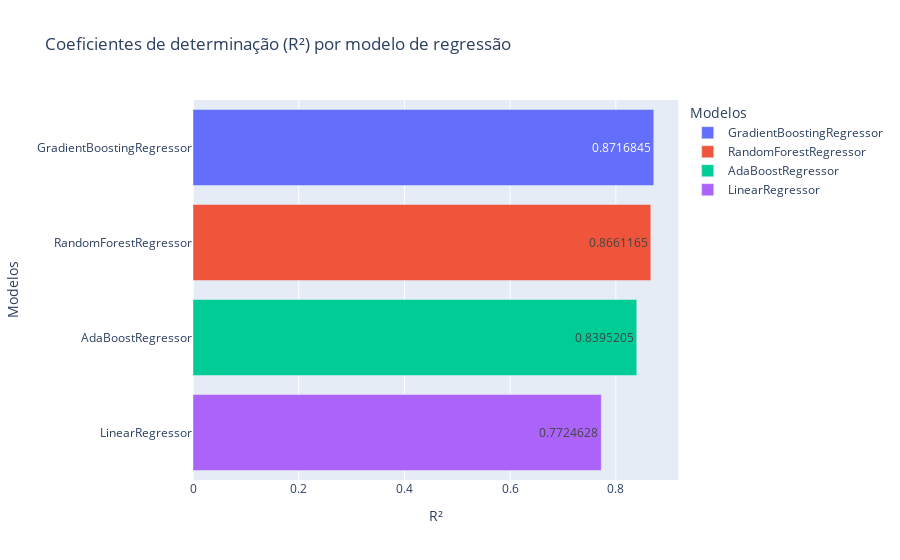

Notebook cell for this chart:
### Markdown cell above
Para visualizar mais claramente os resultados de performance de cada um dos modelos testados, foi plotado o gráfico de barras abaixo, com os coeficientes de determinação de cada um deles.

### Code cell
models = ['LinearRegressor','RandomForestRegressor','AdaBoostRegressor', 'GradientBoostingRegressor']
r2 = [r2_lr, r2_rf, r2_ad, r2_gbr]

data = {'Modelos': models, 'R²': r2}

performance_results = pd.DataFrame(data).sort_values(by='R²', ascending= False)

fig = px.bar(
    data_frame = performance_results,
    x = 'R²',
    y = 'Modelos',
    orientation = 'h',
    text_auto= True,
    color = 'Modelos',
    title = 'Coeficientes de determinação (R²) por modelo de regressão')
fig.show()

### Figure 1 — Plotly figure (JSON) as saved in the notebook; plotly's stock layout.template omitted (floating-point values rounded to 4 significant figures)
{"data": [{"alignmentgroup": "True", "hovertemplate": "Modelos=%{y}<br>R²=%{x}<extra></extra>", "legendgroup": "GradientBoostingRegressor", "marker": {"color": "#636efa", "pattern": {"shape": ""}}, "name": "GradientBoostingRegressor", "offsetgroup": "GradientBoostingRegressor", "orientation": "h", "showlegend": true, "textposition": "auto", "texttemplate": "%{x}", "type": "bar", "x": [0.8717], "xaxis": "x", "y": ["GradientBoostingRegressor"], "yaxis": "y"}, {"alignmentgroup": "True", "hovertemplate": "Modelos=%{y}<br>R²=%{x}<extra></extra>", "legendgroup": "RandomForestRegressor", "marker": {"color": "#EF553B", "pattern": {"shape": ""}}, "name": "RandomForestRegressor", "offsetgroup": "RandomForestRegressor", "orientation": "h", "showlegend": true, "textposition": "auto", "texttemplate": "%{x}", "type": "bar", "x": [0.8661], "xaxis": "x", "y": ["RandomForestRegressor"], "yaxis": "y"}, {"alignmentgroup": "True", "hovertemplate": "Modelos=%{y}<br>R²=%{x}<extra></extra>", "legendgroup": "AdaBoostRegressor", "marker": {"color": "#00cc96", "pattern": {"shape": ""}}, "name": "AdaBoostRegressor", "offsetgroup": "AdaBoostRegressor", "orientation": "h", "showlegend": true, "textposition": "auto", "texttemplate": "%{x}", "type": "bar", "x": [0.8395], "xaxis": "x", "y": ["AdaBoostRegressor"], "yaxis": "y"}, {"alignmentgroup": "True", "hovertemplate": "Modelos=%{y}<br>R²=%{x}<extra></extra>", "legendgroup": "LinearRegressor", "marker": {"color": "#ab63fa", "pattern": {"shape": ""}}, "name": "LinearRegressor", "offsetgroup": "LinearRegressor", "orientation": "h", "showlegend": true, "textposition": "auto", "texttemplate": "%{x}", "type": "bar", "x": [0.7725], "xaxis": "x", "y": ["LinearRegressor"], "yaxis": "y"}], "layout": {"barmode": "relative", "legend": {"title": {"text": "Modelos"}, "tracegroupgap": 0}, "title": {"text": "Coeficientes de determinação (R²) por modelo de regressão"}, "xaxis": {"anchor": "y", "domain": [0, 1], "title": {"text": "R²"}}, "yaxis": {"anchor": "x", "categoryarray": ["LinearRegressor", "AdaBoostRegressor", "RandomForestRegressor", "GradientBoostingRegressor"], "categoryorder": "array", "domain": [0, 1], "title": {"text": "Modelos"}}}}
